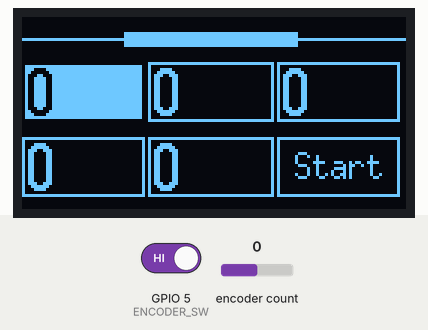
A sketch run on a simulated ESP32. Parts: 128×64 one-colour display. The test bench sets the inputs (shaded band); at power-on: encoder count 0, GPIO 5 (ENCODER_SW) HIGH. What the sketch prints to the serial monitor is not drawn.

Above: at 1.2 s.
1.3 s: encoder count set to 1
At 2.2 s:
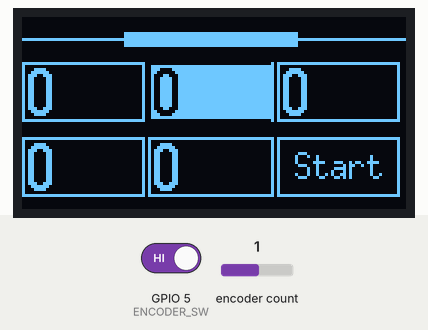
2.8 s: encoder count set to 2
At 3.3 s:
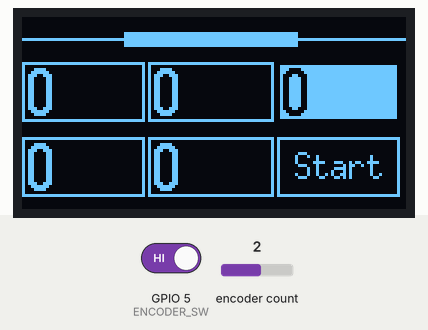
4.3 s: encoder count set to 3
At 5.6 s:
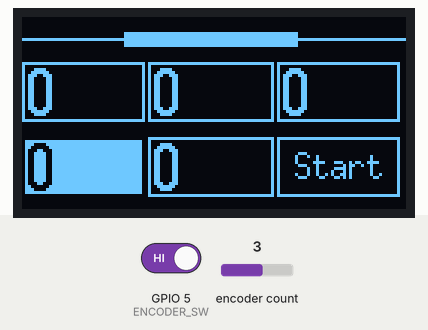
Timing chart, 0 to 7.3 s (numbered marks = the images above; inputs shaded):
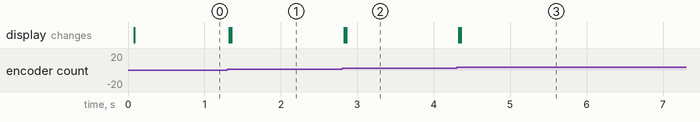

The sketch:

oled_and_encoder.ino
```cpp
#include <Arduino.h>
#include <U8g2lib.h>
#include "AiEsp32RotaryEncoder.h"

// https://github.com/igorantolic/ai-esp32-rotary-encoder
// A good example...
// https://github.com/igorantolic/ai-esp32-rotary-encoder/blob/master/README_old.md

#define ENCODER_CLK D2
#define ENCODER_DT D1
//#define ENCODER_SW D0
#define ENCODER_SW D4
#define ENCODER_VCC -1
#define ENCODER_STEPS 4

#define ADJUST_VALUE true
#define SELECT_BOXES false

// Specify which pins are used on the microcontroller to communicate with the OLED display
#define OLED_CS D8 // clock
#define OLED_RES D3 // reset
//#define OLED_DC D4 // data
#define OLED_DC D0 // data

// Constructor - This initializes "oled" so now you can use it to call functions (e.g., oled.drawStr)
// See this link for a list of all the functions that can be used
// https://github.com/olikraus/u8g2/wiki/u8g2reference
U8G2_SSD1309_128X64_NONAME2_1_4W_HW_SPI oled(U8G2_R0, OLED_CS, OLED_DC, OLED_RES);

//Encoder constructor
AiEsp32RotaryEncoder rotaryEncoder = AiEsp32RotaryEncoder(ENCODER_DT, ENCODER_CLK, ENCODER_SW, ENCODER_VCC, ENCODER_STEPS);

// Variables for drawing the wire at the top of the OLED screen.
u8g2_uint_t SCREEN_WIDTH = 0;
u8g2_uint_t SCREEN_HEIGHT = 0;
const int WIRE_STRAND_LENGTH = 30;
const int WIRE_STRAND_Y_POS = 7;
const int WIRE_INSULATION_WIDTH = SCREEN_WIDTH - (WIRE_STRAND_LENGTH * 2);
const int WIRE_INSULATION_HEIGHT = 14;

//volatile unsigned long encoderLastTurn = 0;
volatile unsigned long encoderLastPush = 0; // A variable to save the last timestamp when the button was pushed
volatile unsigned long strip_length_left = 0;
volatile unsigned long wire_length = 0;
volatile unsigned long strip_length_right = 0;
volatile unsigned long quantity = 0;
volatile unsigned long strip_depth = 0;
volatile unsigned short box_num = 1;

volatile bool button_mode = SELECT_BOXES;

void oled_print_box_values() {
  oled.setFont(u8g2_font_logisoso16_tf);
  oled.setCursor(1, 33);
  oled.print(strip_length_left);
  oled.setCursor(43, 33);
  oled.print(wire_length);
  oled.setCursor(86, 33);
  oled.print(strip_length_right);
  oled.setCursor(1, 58);
  oled.print(quantity);
  oled.setCursor(43, 58);
  oled.print(strip_depth);
}

void encoderOnButtonClick() {

  //We need to ignore any button pushes that are super quick (500 milliseconds on less)
  if (millis() - encoderLastPush < 500) {
    return;
  }

  if (button_mode == SELECT_BOXES) {
    button_mode = ADJUST_VALUE;

    if (box_num == 1){
        rotaryEncoder.setEncoderValue(strip_length_left);
    }
    if (box_num == 2){
          rotaryEncoder.setEncoderValue(wire_length);
    }
    if (box_num == 3){
          rotaryEncoder.setEncoderValue(strip_length_right);
    }
    if (box_num == 4){
          rotaryEncoder.setEncoderValue(quantity);
    }
    if (box_num == 5){
          rotaryEncoder.setEncoderValue(strip_depth);
    }
    if (box_num == 6){
          //read encoder for click to start machine
    }

  } else {
    button_mode = SELECT_BOXES;
    rotaryEncoder.setEncoderValue(box_num - 1);
  }
  //start here

}

void IRAM_ATTR readEncoderISR() {
  rotaryEncoder.readEncoder_ISR();
}

void encoder_setup() {

  // Set the encoder pins to inputs with an internal pullup resistor. The rotary encoder simply "shorts" the
  // CLK, DT, and SW pins to GND whenever applicable, so we need to provide the "pull to logic HIGH" function.
  // If we don't the pins could be "floating" somewhere between logic HIGH (3.3V) and logic LOW (0V/GND).
  pinMode(ENCODER_CLK, INPUT_PULLUP);
  pinMode(ENCODER_DT, INPUT_PULLUP);
  pinMode(ENCODER_SW, OUTPUT);

  Serial.begin(9600);
  Serial.println("Hello from line 49");


  // Initialize the rotary encoder library
  rotaryEncoder.begin();
  rotaryEncoder.setup(readEncoderISR);

  // Set boundaries and if values should cycle or not
  // in this example we will set possible values between 0 and 1000;
  rotaryEncoder.setBoundaries(0, 1000, false);

  // Set a default "acceleration" behavior. Read the library to find out more about what this does.
  //rotaryEncoder.disableAcceleration(); //acceleration is now enabled by default - disable if you dont need it
  rotaryEncoder.setAcceleration(250); //or set the value - larger number = more accelearation; 0 or 1 means disabled acceleration
}

// The setup function will execute once on the microcontroller right after boot-up or on reset
void oled_setup() {

  // Initialize the OLED display using the oled.begin() function - this is necessary.
  oled.begin();

  // Set the font and display rotation
  oled.setFont(u8g2_font_logisoso16_tf);
  oled.setDisplayRotation(U8G2_R0); // U8G2_R0-no rotation

  // Precompute some variables - No point in doing these things in the "loop" section
  // since the results would never change
  // Get the actual display width and height so we can compute pixel locations later
  SCREEN_HEIGHT = oled.getDisplayHeight();
  SCREEN_WIDTH = oled.getDisplayWidth();
  oled_drawstuff();
}

// Microcontroller will loop indefinitely
void oled_update() {

  // Clear the display
  oled.clearDisplay();

  // firstPage() must always be used in a do-while loop with the nextPage() command - this renders the content of the display
  oled.firstPage();
  do {
    oled_drawstuff();
  } while (oled.nextPage());

}

void oled_drawstuff() {
   // All graphics commands have to appear within the do-while loop body
    // An example, just display "HELLO WORLD" using the drawStr() function, once you feel comfortable delete this line and work on drawWire() function
    //oled.drawStr(0, 20, "HELLO WORLD");
    oled.setFontMode(0);
  oled.setDrawColor(1);
    oled.drawLine(0, 7, 128, 7);
    oled.drawBox(34,5,58,5);
    oled.drawFrame(0,15,41,20);
    oled.drawFrame(42,15,42,20);
    oled.drawFrame(85,15,41,20);
    oled.drawFrame(0,40,41,20);
    oled.drawFrame(42,40,42,20);
    oled.drawFrame(85,40,41,20);
    oled.setCursor(91,54);
    oled.setFont(u8g2_font_6x13_tf);
    oled.print("Start");
    if (box_num == 1){
      oled.setFontMode(1);
      oled.setDrawColor(2);
        oled.setFontMode(1);
        oled.drawBox(0,15,41,20);
    }
    if (box_num == 2){
      oled.setFontMode(1);
      oled.setDrawColor(2);
        oled.setFontMode(1);
        oled.drawBox(42,15,41,20);
    }
    if (box_num == 3){
      oled.setFontMode(1);
      oled.setDrawColor(2);
        oled.setFontMode(1);
        oled.drawBox(85,15,41,20);
    }
    if (box_num == 4){
      oled.setFontMode(1);
      oled.setDrawColor(2);
        oled.setFontMode(1);
        oled.drawBox(0,40,41,20);
    }
    if (box_num == 5){
      oled.setFontMode(1);
      oled.setDrawColor(2);
        oled.setFontMode(1);
        oled.drawBox(42,40,41,20);
    }
    if (box_num == 6){
      oled.setFontMode(1);
      oled.setDrawColor(2);
        oled.setFontMode(1);
        oled.drawBox(85,40,41,20);
    }
    oled_print_box_values();
    // This will be part of your first task...
    //oled.drawWire();

}

bool read_encoder_box_mode() {
  bool haschanged = false;

  // Service the rotary encoder - read it's current value and print out to console
  if (rotaryEncoder.encoderChanged()) {
    Serial.print("Value: ");
    Serial.println(rotaryEncoder.readEncoder());

    box_num = 1 + rotaryEncoder.readEncoder() % 6;

    oled_drawstuff();

    haschanged = true;
  }

  // Check to see if the button was clicked.  If yes, then call our function encoderOnButtonClick() and do something
  if (rotaryEncoder.isEncoderButtonClicked()) {
    encoderOnButtonClick();
  }
return haschanged;
}

bool read_encoder_value_mode() {

  bool haschanged = false;

  // Service the rotary encoder - read it's current value and print out to console
  if (rotaryEncoder.encoderChanged()) {
    Serial.print("Value: ");
    Serial.println(rotaryEncoder.readEncoder());

    if (box_num > 6){
      box_num = 1;
    }
    /*
    u8g2.setFontMode(1);  / * activate transparent font mode * /
    u8g2.setDrawColor(1); / * color 1 for the box * /
    u8g2.drawBox(22, 2, 35, 50);
    u8g2.setFont(u8g2_font_ncenB14_tf);
    u8g2.setDrawColor(0);
    u8g2.drawStr(5, 18, "abcd");
    u8g2.setDrawColor(1);
    u8g2.drawStr(5, 33, "abcd");
    u8g2.setDrawColor(2);
    u8g2.drawStr(5, 48, "abcd");
    */
    if (box_num == 1){
        strip_length_left = rotaryEncoder.readEncoder();
        oled.drawBox(0,15,41,20);
    }
    if (box_num == 2){
        wire_length = rotaryEncoder.readEncoder();
        oled.drawBox(42,15,41,20);
    }
    if (box_num == 3){
        strip_length_right = rotaryEncoder.readEncoder();
        oled.drawBox(85,15,41,20);
    }
    if (box_num == 4){
        quantity = rotaryEncoder.readEncoder();
        oled.drawBox(0,40,41,20);
    }
    if (box_num == 5){
        strip_depth = rotaryEncoder.readEncoder();
        oled.drawBox(42,40,41,20);
    }
    if (box_num == 6){
        oled.drawBox(85,40,41,20);
    }
    haschanged = true;
  }

  // Check to see if the button was clicked.  If yes, then call our function encoderOnButtonClick() and do something
  if (rotaryEncoder.isEncoderButtonClicked()) {
    encoderOnButtonClick();
  }
return haschanged;
}

void setup() {
  oled_setup();
  encoder_setup();
  oled_update();
}

void loop() {

	//optionally we can ignore whenever there is no change
  if (button_mode == ADJUST_VALUE) {

    if (read_encoder_value_mode()) {
      oled_update();
    }
  }
  else {
    //button_mode == SELECT_BOXES
    if (read_encoder_box_mode()) {
      oled_update();
    }
  }
}
```

Measured:
- after the input at 1.3 s, the display: first changes at once (image 1 shows a later state)
- after the input at 2.8 s, the display: first changes at once (image 2 shows a later state)
- after the input at 4.3 s, the display: first changes at once (image 3 shows a later state)
